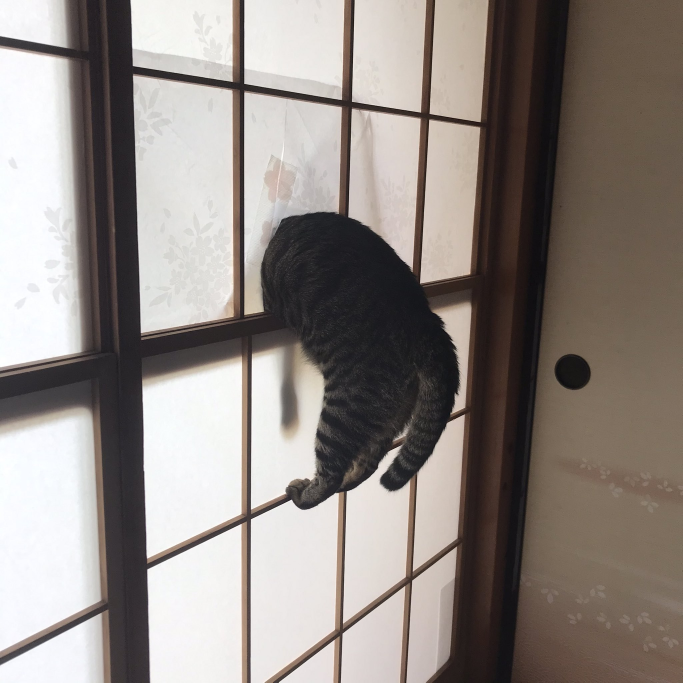
#> input picture Homework/images/259564620_467210108154973_4749558012940684662_n.jpg, 2048 x 2048 px (shown at 1/3 size)
$ jupyter execute 'Homework 3.4.ipynb'   (shell and % lines are left out)
#> lines starting #> are read from the running program, lines starting #| are printed output that depends on the picture
### Homework 3.4 - Testing out filters

We are testing out the following filters:

- Low pass filter
- High pass filter
- Band filter
- Guassian blur filter

Pick an image of your choice and apply those filters on it.

**You must show all the steps clearly. Write your explanation in the markdown boxes.**

[cell 1]
import numpy as np
import matplotlib.pyplot as plt
import matplotlib.image as mpimg
import pylab as py
import cv2
from scipy import misc, fftpack

1. Use the new image found in google with shape of 2048 $\times$ 2048
2. .fft2 to apply FFT on the image and .fftshift to realign the the center of the image to be the same as the original image.

[cell 2]
image = mpimg.imread('images/259564620_467210108154973_4749558012940684662_n.jpg')
#> image is the input picture: shape (2048, 2048, 3); mean R, G, B 144.6, 136.8, 132

im0 = image[:,:,0]
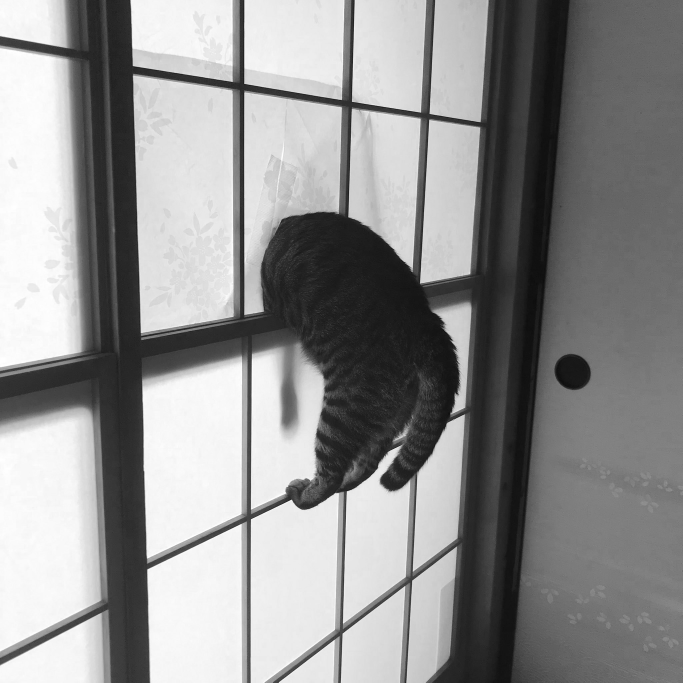
#> im0: shape (2048, 2048) (shown at 1/3 size); min 1, max 255, mean 144.6

norm = np.sqrt(im0.shape[0] * im0.shape[1])
#> norm = 2048

D1 = fftpack.fft2(im0)/norm
D2 = fftpack.fftshift(D1)/norm

py.imshow(im0, aspect = 1)
py.show()

**Low Pass Filter**

3. For Low Pass Filter, create mask using circle formula.
4. The higher the radius, the lower the intensity of the blur.

[cell 3]
n = 2049
I = np.arange(1, n)
x = I - n / 2
y = n / 2 - I

R = 40

X = x[:, np.newaxis]
Y = y[np.newaxis, :]

M = (X**2 + Y**2) < R**2

D1_mask = fftpack.fft2(M)/n
D2_mask = fftpack.fftshift(D1_mask)
D3_mask = fftpack.fft2(D1_mask)/n

plt.imshow(np.abs(D3_mask))
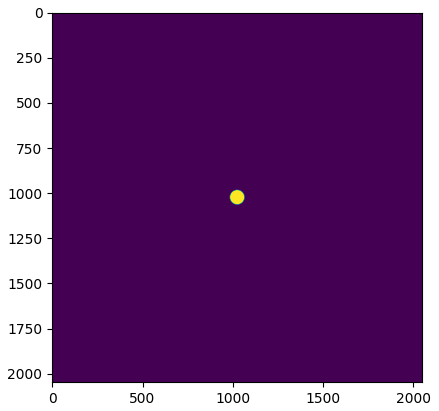
#> figure drawn by matplotlib, 1 panel

5. Multiplying the mask to the image applies the filter onto the image.
6. .fftshift to re-center the center of the image and .ifft to reverse the effects of FFT.
7. Obtain filtered image.

[cell 4]
filtered = D2 * M
clean_im = fftpack.fftshift(filtered)
inv_img = fftpack.ifft2(clean_im)
new_f_clean = np.abs(inv_img)
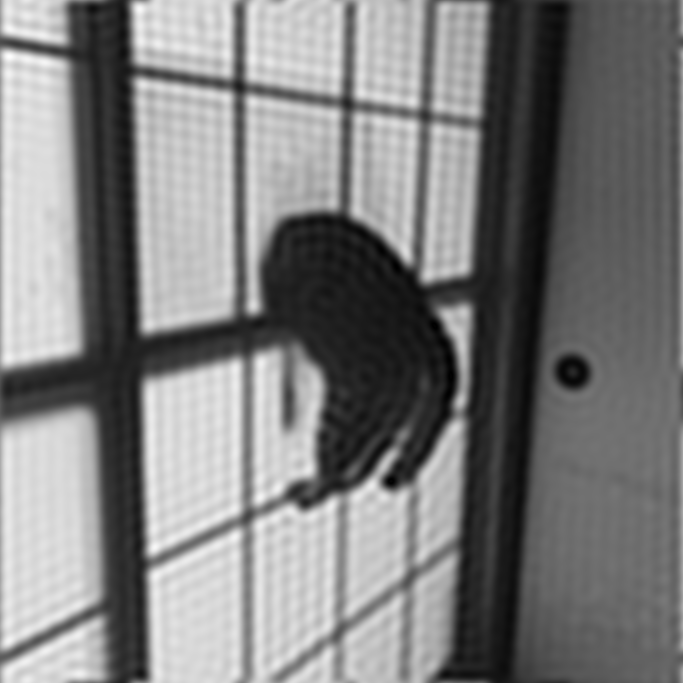
#> new_f_clean: shape (2048, 2048) float64 (shown at 1/3 size); min 2.29e-08, max 6.92e-05, mean 3.45e-05; drawn with min black and max white

plt.imshow(new_f_clean)
# plt.imshow(new_f_clean, cmap=plt.get_cmap('gray'))

**High Pass Filter**

8. For High Pass Filter, the procedure is almost the same as Low Pass Filter and any other filter but with different type of mask.
9. Create new mask as the opposite of Low Pass Filter (instead of circle in the center, there is a hole in the center instead). The higher the radius, the lower the intensity of the blur

[cell 5]
n = 2049
I = np.arange(1, n)
x = I - n / 2
y = n / 2 - I

R = 100

X = x[:, np.newaxis]
Y = y[np.newaxis, :]

M = (X**2 + Y**2) > R**2

D1_mask = fftpack.fft2(M)/n
D2_mask = fftpack.fftshift(D1_mask)
D3_mask = fftpack.fft2(D1_mask)/n

plt.imshow(np.abs(D3_mask))
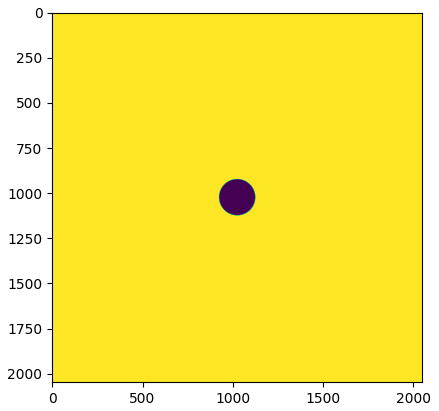
#> figure drawn by matplotlib, 1 panel

10. Apply mask to the transformed image.
11. Shift back the image and reverse the FFT effects on the image

[cell 6]
filtered = D2 * M
clean_im = fftpack.fftshift(filtered)
inv_img = fftpack.ifft2(clean_im)
new_f_clean = np.abs(inv_img)
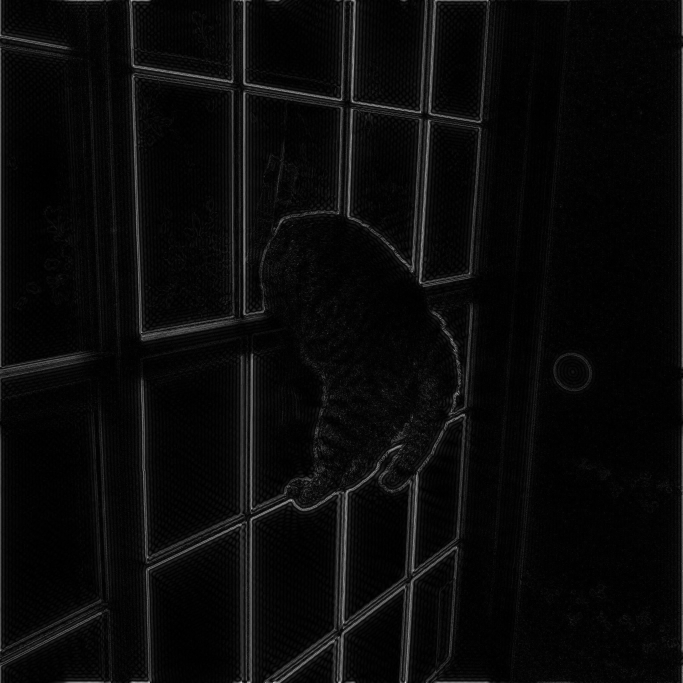
#> new_f_clean: shape (2048, 2048) float64 (shown at 1/3 size); min 8.88e-11, max 3.28e-05, mean 1.31e-06; drawn with min black and max white

plt.imshow(new_f_clean)
# plt.imshow(new_f_clean, cmap=plt.get_cmap('gray'))

**Band Filter**

12. Create a ring(band) mask by xor-ing big circle and small circle (Low Pass Filter requires circle mask, so we create 2 different-sized circle mask).

[cell 7]
n = 2049
I = np.arange(1, n)
x = I - n / 2
y = n / 2 - I

R = 100
s = 0.5

X = x[:, np.newaxis]
Y = y[np.newaxis, :]

big_cir = X**2 + Y**2 < R**2
small_cir = s*X**2 + s*Y**2 < R**2
M = np.logical_xor(small_cir ,big_cir)

D1_mask = fftpack.fft2(M)/n
D2_mask = fftpack.fftshift(D1_mask)
D3_mask = fftpack.fft2(D1_mask)/n

# plt.imshow(np.abs(D3_mask))
plt.imshow(np.abs(M))

13. Apply mask(filter) to the image.
14. Shift the image and reverse FFT effects on the image

[cell 8]
filtered = D2 * M
clean_im = fftpack.fftshift(filtered)
inv_img = fftpack.ifft2(clean_im)
new_f_clean = np.abs(inv_img)
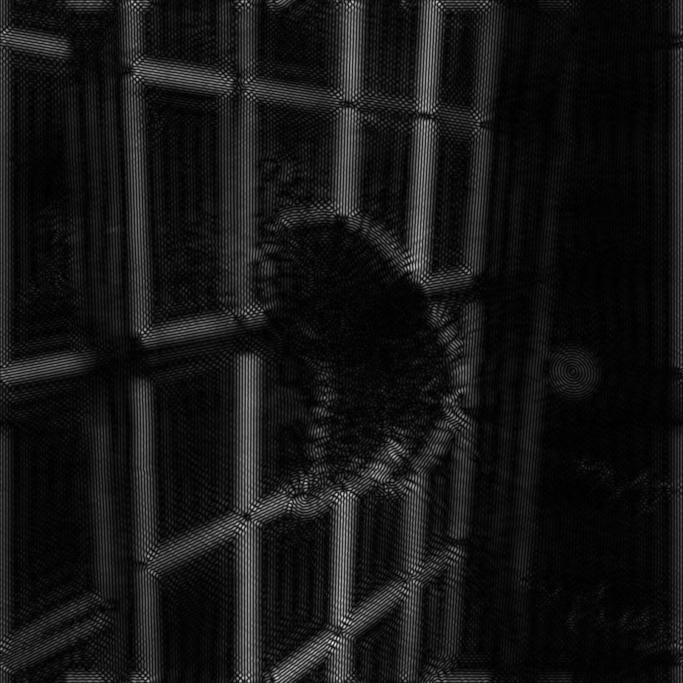
#> new_f_clean: shape (2048, 2048) float64 (shown at 1/3 size); min 1.84e-10, max 1.19e-05, mean 1.02e-06; drawn with min black and max white

plt.imshow(new_f_clean)
# plt.imshow(new_f_clean, cmap=plt.get_cmap('gray'))

**Gaussian Blur Filter**

15. Create a mask from the formula:
$$G(x,y) = \frac{1}{2\pi\sigma^2}e^{-\frac{x^2 + y^2}{2\sigma^2}}$$
16. The higher the sigma value is, the lower the intensity of the blur.

[cell 9]
n = 2049
I = np.arange(1, n)
x = I - n / 2
y = n / 2 - I

X = x[:, np.newaxis]
Y = y[np.newaxis, :]

# Original Value: smol_sigma = 0.84089642
smol_sigma = 50
M = (1/2*np.pi*smol_sigma**2) * np.exp(- (X**2 + Y**2)/( 2*smol_sigma**2))

D1_mask = fftpack.fft2(M)/n
D2_mask = fftpack.fftshift(D1_mask)
D3_mask = fftpack.fft2(D1_mask)/n

# plt.imshow(np.abs(D3_mask))
plt.imshow(np.abs(M))

13. Apply the blur to the image.
14. Shift the image and reverse FFT effects on the image

[cell 10]
filtered = D2 * M
clean_im = fftpack.fftshift(filtered)
inv_img = fftpack.ifft2(clean_im)
new_f_clean = np.abs(inv_img)
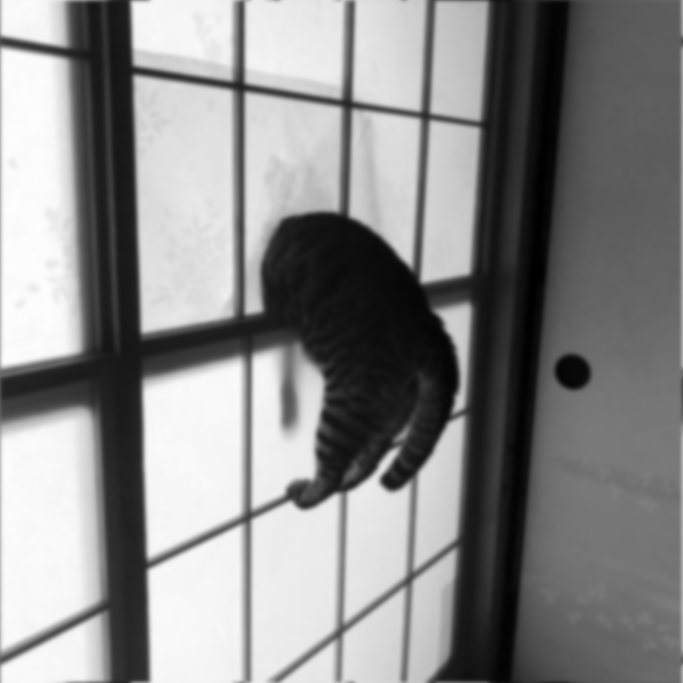
#> new_f_clean: shape (2048, 2048) float64 (shown at 1/3 size); min 0.0151, max 0.237, mean 0.135; drawn with min black and max white

new_f_clean -= new_f_clean.min()
new_f_clean = new_f_clean*255/new_f_clean.max()
new_f_clean = new_f_clean.astype(np.uint8)

plt.imshow(new_f_clean)
# plt.imshow(new_f_clean, cmap=plt.get_cmap('gray'))

$ run again, with Homework/images/poor-cat-trapped-on-canvas.jpg copied over Homework/images/259564620_467210108154973_4749558012940684662_n.jpg
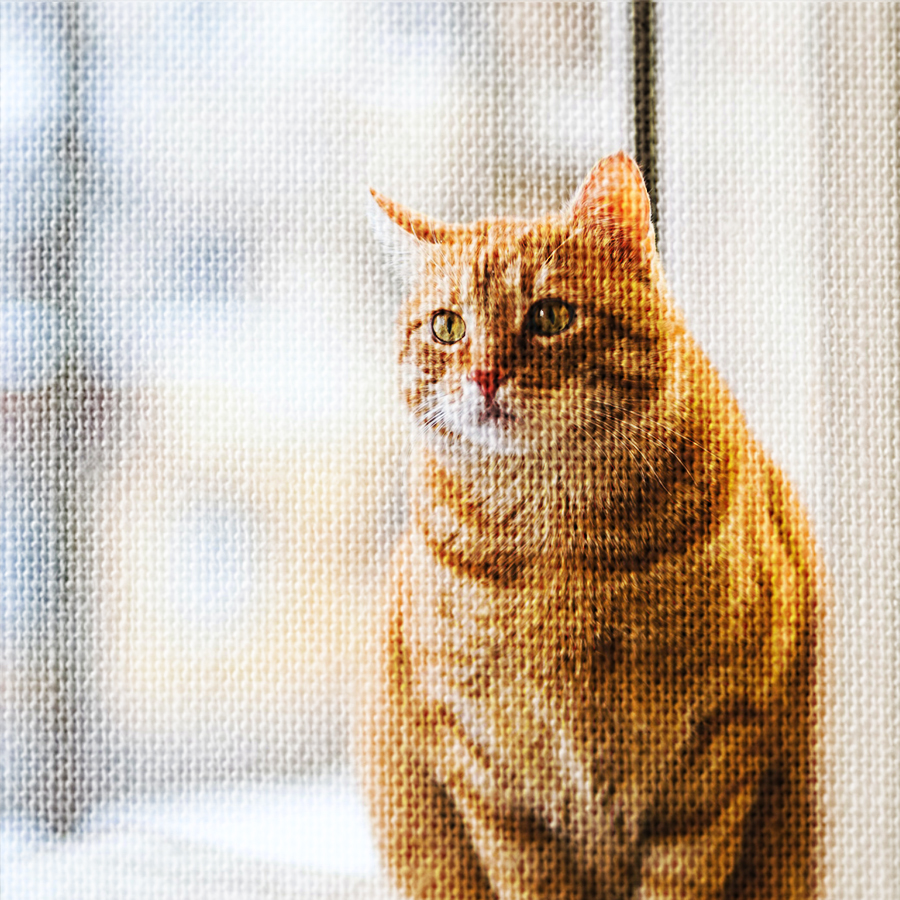
#> input picture Homework/images/poor-cat-trapped-on-canvas.jpg, 900 x 900 px
#> image is the input picture: shape (900, 900, 3); mean R, G, B 203.3, 186.2, 167.9
#> `im0 = image[:,:,0]`:
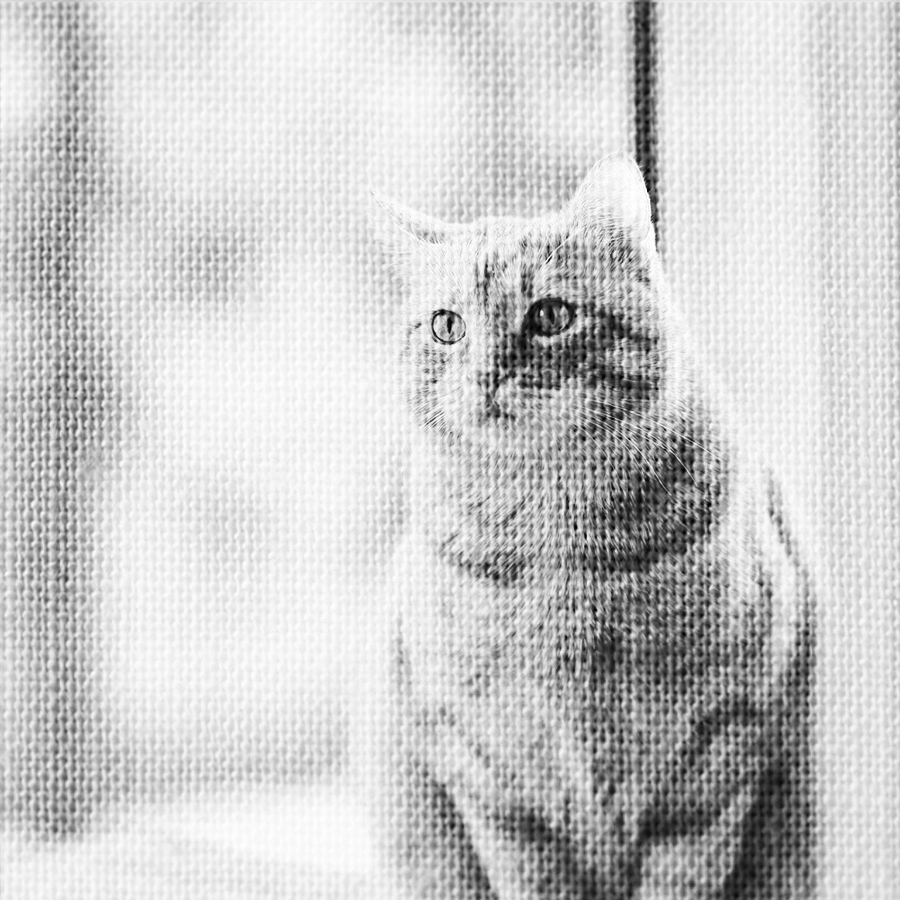
#> im0: shape (900, 900); min 0, max 255, mean 203.3
